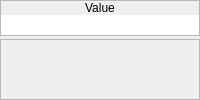
     <widget class="QWidget" name="wValue">
      <layout class="QVBoxLayout" name="verticalLayout_10">
       <property name="spacing">
        <number>3</number>
       </property>
       <property name="margin">
        <number>0</number>
       </property>
       <item>
        <widget class="QFrame" name="frame_6">
         <property name="sizePolicy">
          <sizepolicy hsizetype="Preferred" vsizetype="Fixed">
           <horstretch>0</horstretch>
           <verstretch>0</verstretch>
          </sizepolicy>
         </property>
         <property name="frameShape">
          <enum>QFrame::StyledPanel</enum>
         </property>
         <property name="frameShadow">
          <enum>QFrame::Raised</enum>
         </property>
         <layout class="QVBoxLayout" name="verticalLayout_9">
          <property name="spacing">
           <number>0</number>
          </property>
          <property name="margin">
           <number>0</number>
          </property>
          <item>
           <widget class="QLabel" name="label_6">
            <property name="sizePolicy">
             <sizepolicy hsizetype="Preferred" vsizetype="Fixed">
              <horstretch>0</horstretch>
              <verstretch>0</verstretch>
             </sizepolicy>
            </property>
            <property name="text">
             <string>Value</string>
            </property>
            <property name="alignment">
             <set>Qt::AlignCenter</set>
            </property>
           </widget>
          </item>
          <item>
           <widget class="QWidget" name="widget_11" native="true">
            <layout class="QHBoxLayout" name="horizontalLayout_9">
             <property name="spacing">
              <number>0</number>
             </property>
             <property name="margin">
              <number>0</number>
             </property>
             <item>
              <widget class="QLineEdit" name="value_leValue">
               <property name="frame">
                <bool>false</bool>
               </property>
              </widget>
             </item>
            </layout>
           </widget>
          </item>
         </layout>
        </widget>
       </item>
       <item>
        <widget class="QFrame" name="frame_7">
         <property name="frameShape">
          <enum>QFrame::StyledPanel</enum>
         </property>
         <property name="frameShadow">
          <enum>QFrame::Raised</enum>
         </property>
        </widget>
       </item>
      </layout>
     </widget>
